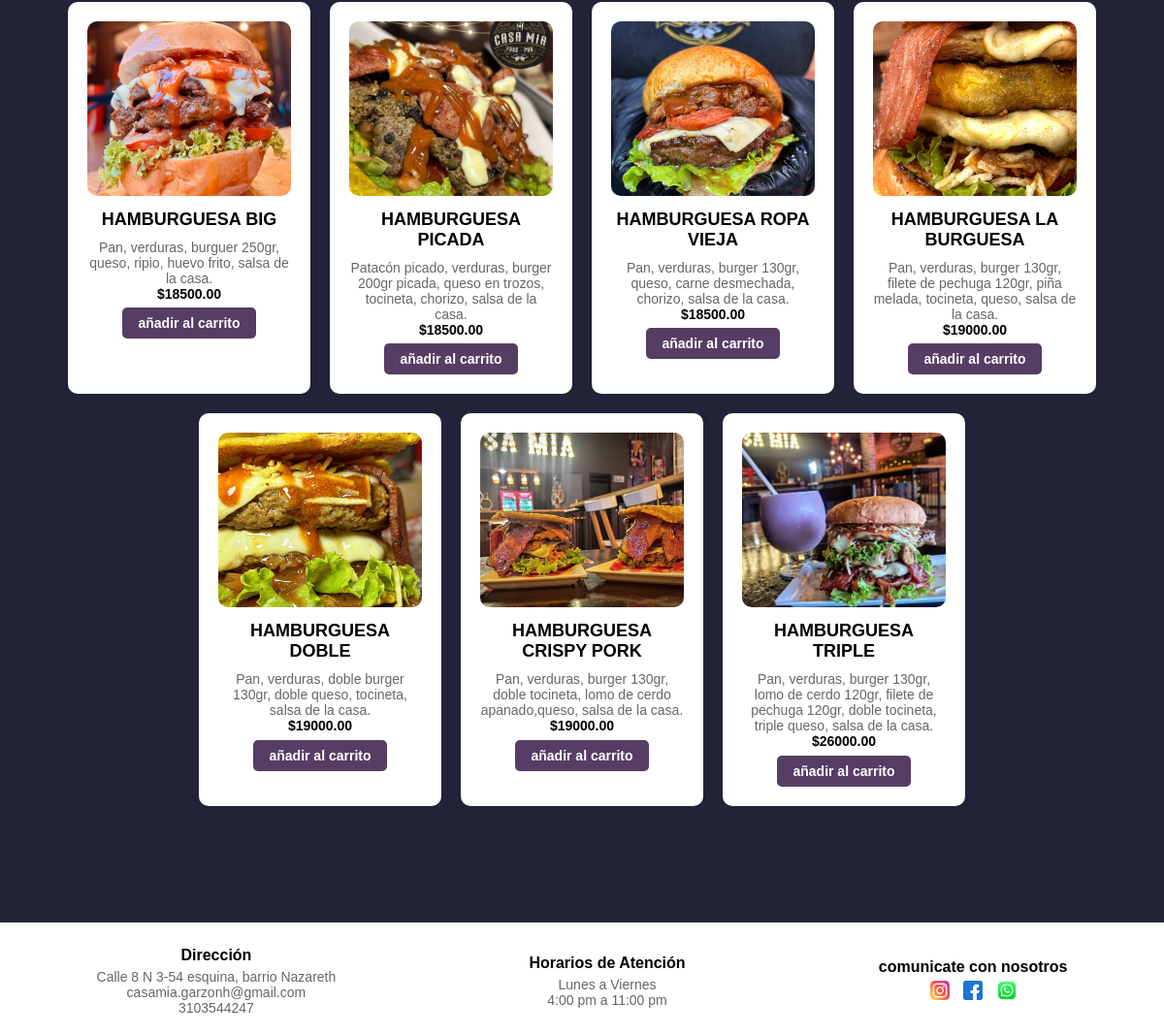
Before: /productos/ (lower part) with the older database file.
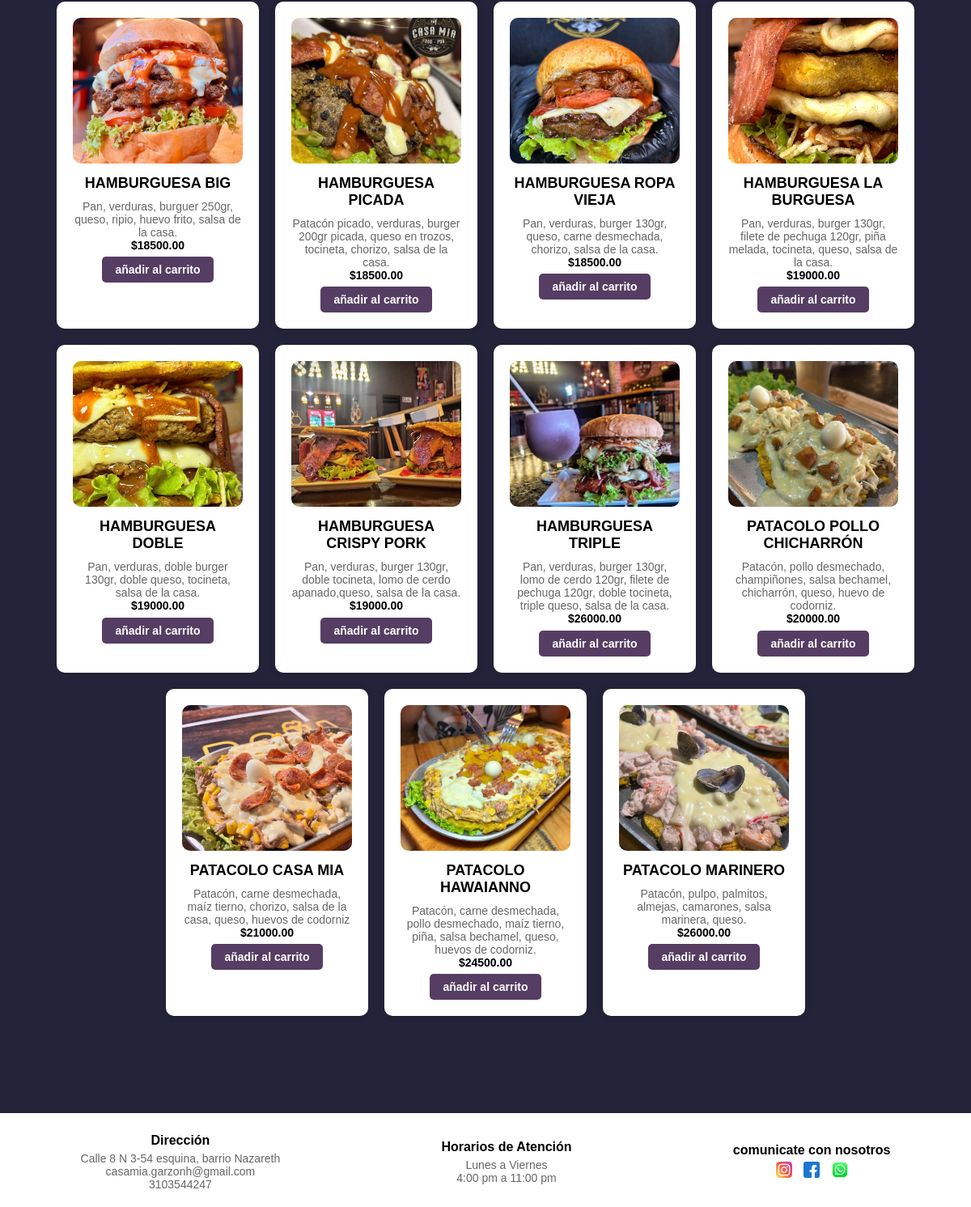
After: the same page with the newer database file.
### web/models.py (models this page shows)
class Producto(models.Model):
    id = models.AutoField(primary_key=True)
    imagen = models.ImageField(upload_to='productos/', blank=True, null=True)
    nombre = models.CharField(max_length=255)
    caracteristicas = models.TextField()
    precio = models.DecimalField(max_digits=10, decimal_places=2)
    cantidad = models.PositiveIntegerField()
    def __str__(self):
        return f"{self.nombre} - ${self.precio}"

### web/views.py (the view)
# urls.py: path('productos/',views.productos, name='productos'),
def productos(request):
    productos = Producto.objects.all()  # Obtiene todos los productos
    return render(request, 'productos.html', {'productos': productos})

### web/templates/productos.html (shortened to what this page needs)
{% extends 'base.html' %}
{% block content %}
{% load static %}
<link rel="stylesheet" href="{% static 'css/productos.css'%}">
<div class="container">
{% if productos %}
    <div class="productos-container">
        {% for producto in productos %}
            <div class="producto-card">
                {% if producto.imagen %}
                    <img src="{{ producto.imagen.url }}" alt="{{ producto.nombre }}">
                {% else %}
                    <img src="{% static 'img/no-image.png' %}" alt="Sin imagen">
                {% endif %}
                <h2>{{ producto.nombre }}</h2>
                <p>{{ producto.caracteristicas }}</p>
                <p class="precio">${{ producto.precio }}</p>
                <button type="button" class="btn btn-success btn-sm comprar-btn" data-id="{{producto}}">añadir al carrito</button>
            </div>
        {% endfor %}
    </div>
{% else %}
    <p>No hay productos disponibles.</p>
{% endif %}
{% endblock %}

Changed rows visible on the page:
added Producto: imagen (picture), nombre "PATACOLO POLLO CHICHARRÓN", caracteristicas "Patacón, pollo desmechado, champiñones, salsa bechamel, chicharrón, queso, huevo de codorniz.", precio "20000.00"
added Producto: imagen (picture), nombre "PATACOLO CASA MIA", caracteristicas "Patacón, carne desmechada, maíz tierno, chorizo, salsa de la casa, queso, huevos de codorniz", precio "21000.00"
added Producto: imagen (picture), nombre "PATACOLO HAWAIANNO", caracteristicas "Patacón, carne desmechada, pollo desmechado, maíz tierno, piña, salsa bechamel, queso, huevos de codorniz.", precio "24500.00"
added Producto: imagen (picture), nombre "PATACOLO MARINERO", caracteristicas "Patacón, pulpo, palmitos, almejas, camarones, salsa marinera, queso.", precio "26000.00"
